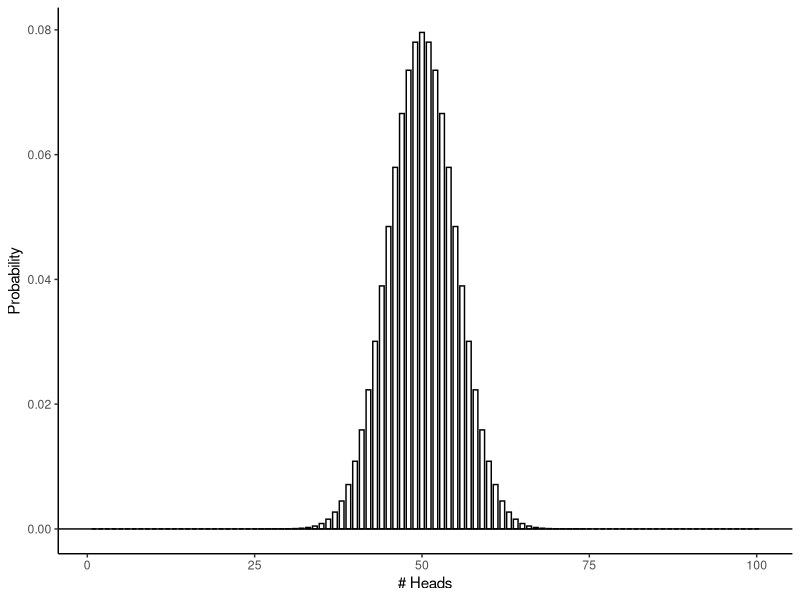
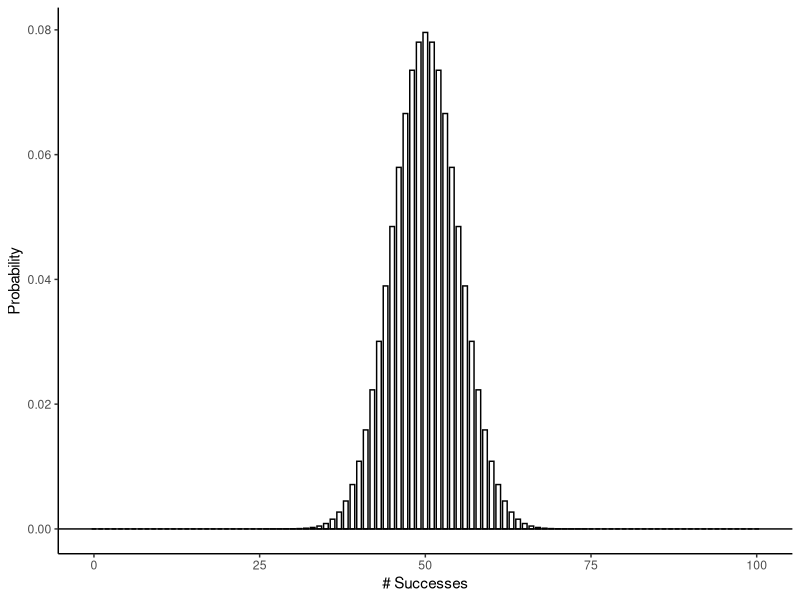
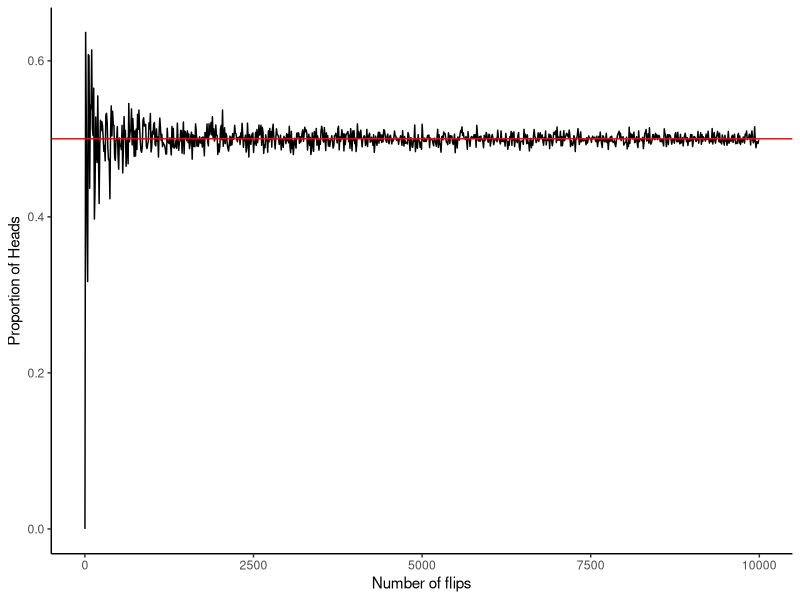
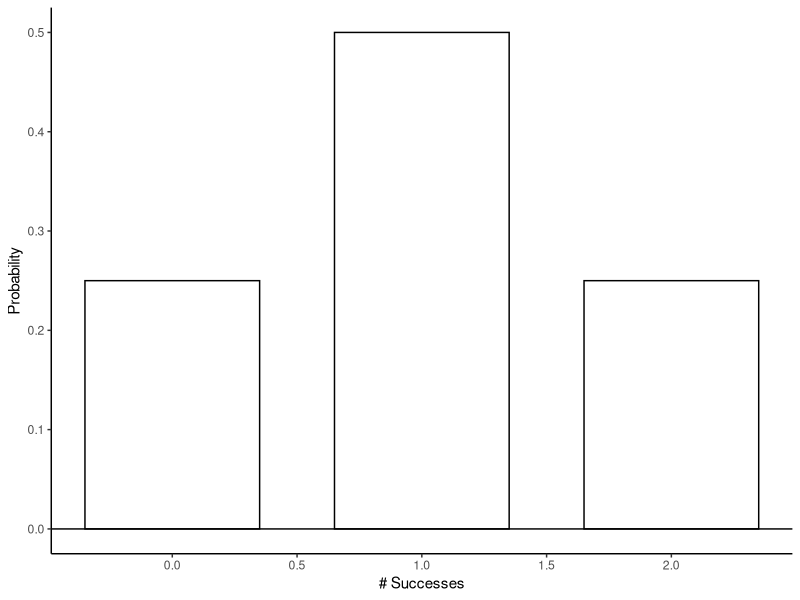
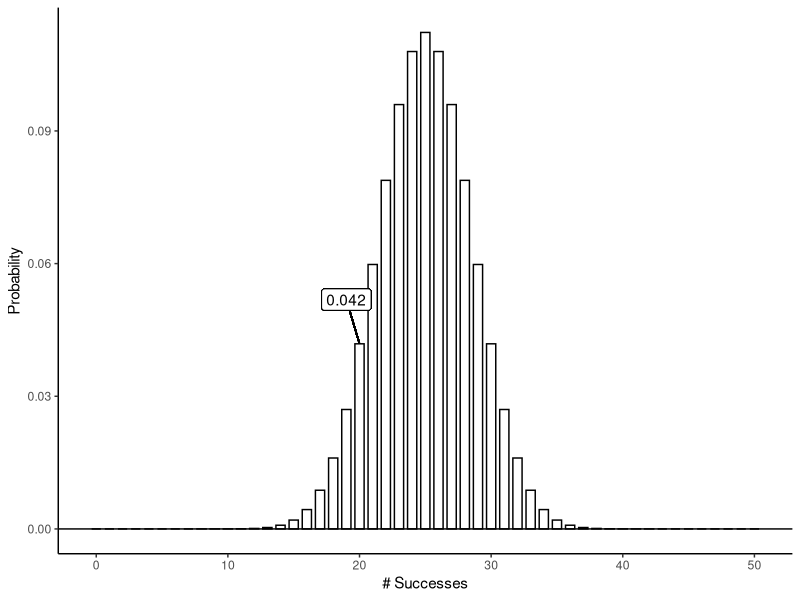
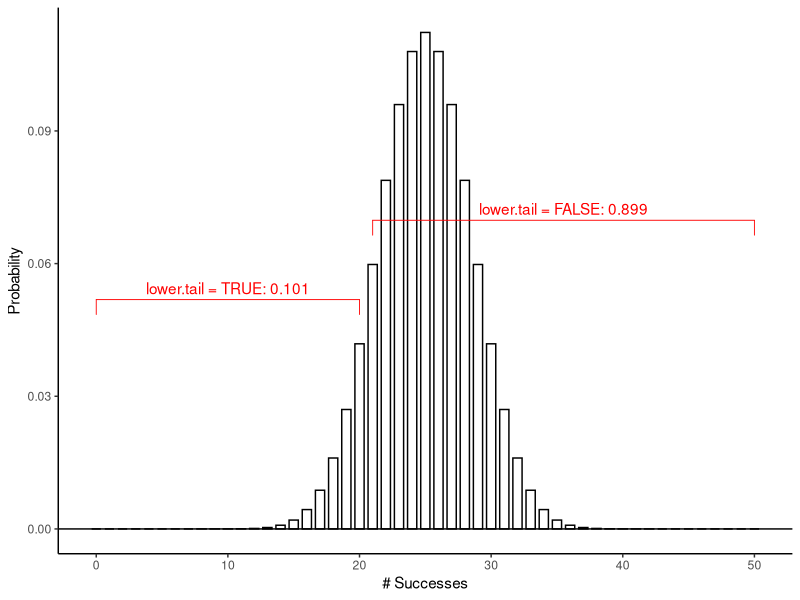
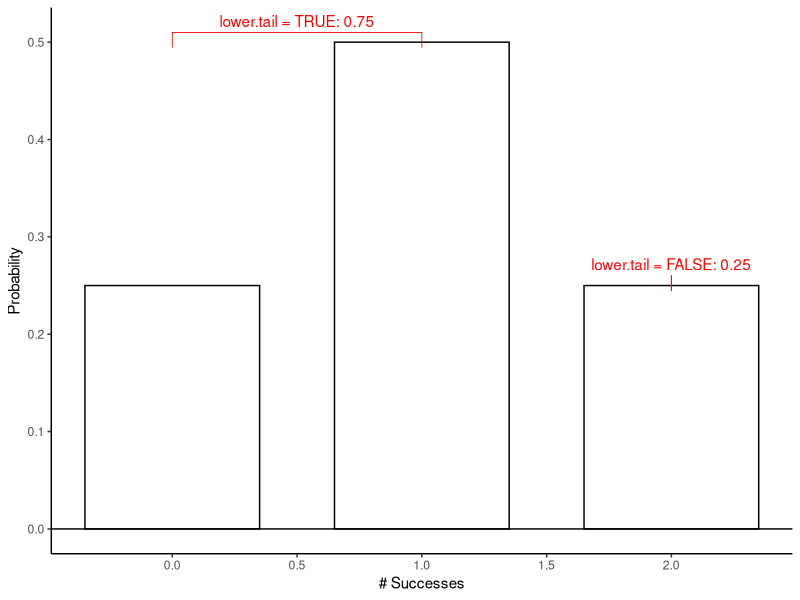
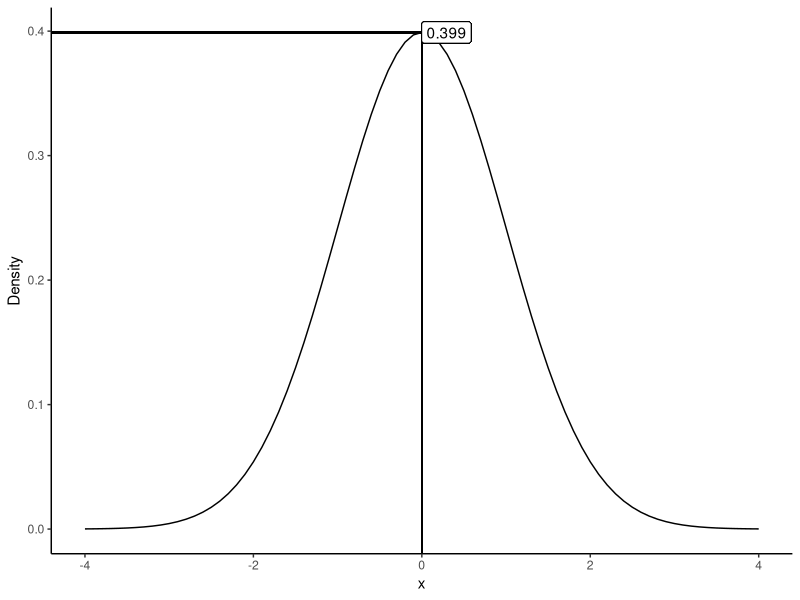

Write the R code that produced these figures, in order.
## ---- chunk 1
# set chunk options
knitr::opts_chunk$set(message = FALSE,
                      warning = FALSE)

# suppress scientific notation
options(scipen = 999)

# load packages
library(tidyverse)
library(psych)
library(ggpubr)
## ---- chunk 2
# create probability curve

binom_dist <- data.frame(x = seq(1, 100, 1)) %>% #for the x axis, number of heads that we want to get the probability for
  mutate(prob = dbinom(x, size = 100, prob = 1/2)) #probability of any number of heads

ggplot(binom_dist, aes(x = x, y = prob))+
  geom_bar(stat = "identity", width = 0.7, fill = "white", color = "black")+
  geom_hline(yintercept = 0)+
  labs(x = "# Heads",
       y = "Probability")+
  theme_classic()

## ---- chunk 3
draw_binomial <- function(size, prob){
  
  #size: the number of trials
  #prob: probability of success

  binom_dist <- data.frame(x = 0:size) %>% #for the x axis, all possible successes for the x axis
    mutate(prob = dbinom(x, size = size, prob = prob)) #probability of any number of heads
  
  (plt <- ggplot(binom_dist, aes(x = x, y = prob))+
      geom_bar(stat = "identity", width = 0.7, fill = "white", color = "black")+
      geom_hline(yintercept = 0)+
      labs(x = "# Successes",
           y = "Probability")+
      theme_classic())
  
  return(plt)
}

draw_binomial(100, 0.5)
## ---- chunk 4
set.seed(1)
## ---- chunk 5
#side note: if we wrap a command in parentheses, it will assign the output of a function to the object and still print it at the same time!
(flip <- rbinom(n = 10, #trials
       size = 1, #number of coins per trial
       prob = 0.5)) #probability of success (1)
## ---- chunk 6
mean(flip)
## ---- chunk 7
flip <- rbinom(n = 10000, #trials
       size = 1, #number of coins per trial
       prob = 0.5) #probability of success (1)

mean(flip)
## ---- chunk 8
rbinom(n = 10, size = 2, prob = 1/2) 
## ---- chunk 9

flip_simulation <- data.frame(N_flips = seq(1, 10000, by = 10), #this is the number of flips we want to look at
                              prop_head = NA) #just a placeholder, we're going to fill this with the proportions iteratively

#Don't worry too much about the code below, but this is a for loop, implementing an iterative process
for (i in 1:nrow(flip_simulation)){ #this is telling R to go through each row of our data frame
  #and then we fill the proportion of head column with the proportion of heads from the result of the binomial process
  flip_simulation$prop_head[i] <- mean(rbinom(n = flip_simulation$N_flips[i], size = 1, prob = 0.5))
}

ggplot(flip_simulation, aes(x  = N_flips, y = prop_head))+
  geom_line()+
  geom_hline(yintercept = 0.5, color = "red")+
  labs(x = "Number of flips",
       y = "Proportion of Heads")+
  theme_classic()
## ---- chunk 10
rbinom(n = 10, size = 3, prob = .5)
## ---- chunk 11
rbinom(n = 10, size = 5, prob = 1/6)
## ---- chunk 12
rbinom(n = 100, size = 1, prob = 1/13)
## ---- chunk 13
dbinom(x = 1, size = 2, prob = .5)
draw_binomial(size = 2, prob = .5) #that checks out!
## ---- chunk 14
# HT + TH
(.5 * .5) + (.5 * .5)
## ---- chunk 15
dbinom(x = 20, size = 50, prob = 0.5)

draw_binomial(size = 50, prob = 0.5)+
  geom_segment(aes(x = 20-1, xend = 20, y = dbinom(x = 20, size = 50, prob = 0.5)+0.01, yend = dbinom(x = 20, size = 50, prob = 0.5)))+
  geom_label(aes(x = 20-1, y = dbinom(x = 20, size = 50, prob = 0.5)+0.01, label = round(dbinom(x = 20, size = 50, prob = 0.5), 3)))
## ---- chunk 16
dbinom(x = 1, size = 3, prob = .5)

# HTT + THT + TTH
(.5 * .5 * .5) + (.5 * .5 * .5) + (.5 * .5 * .5)
## ---- chunk 17
dbinom(x = 2, size = 2, prob = 1/13)

# AA
(1 / 13) * (1 / 13)
## ---- chunk 18
# method 1
dbinom(x = 0, size = 2, prob = 1/13)

# method 2
dbinom(x = 2, size = 2, prob = 12/13)

# 00
(12 / 13) * (12 / 13)
## ---- chunk 19
pbinom(q = 1, size = 2, prob = 1/2)
## ---- chunk 20
# HT + TH + TT
(.5 * .5) + (.5 * .5) + (.5 * .5)
## ---- chunk 21
pbinom(q = 1, size = 2, prob = 1/2, lower.tail = FALSE)
## ---- chunk 22
#this is just for instruction purposes, no need to fully understand this code
q <- 20
size <- 50
prob <- 0.5

draw_binomial(size = size, prob = prob)+
  geom_bracket(xmin = 0, xmax = q, 
               y.position = (dbinom(x = q, size = size, prob = prob)+0.01), 
               label = paste0("lower.tail = TRUE: ", round(pbinom(q = q, size = size, prob = prob, lower.tail = TRUE), 3)), color = "red")+
  geom_bracket(xmin = q+1, xmax = size, 
               y.position = (dbinom(x = q+1, size = size, prob = prob)+0.01), 
               label = paste0("lower.tail = FALSE: ", round(pbinom(q = q, size = size, prob = prob, lower.tail = FALSE), 3)), color = "red")
## ---- chunk 23
# your code here
pbinom(q = 1, size = 10, prob = 1/2)
## ---- chunk 24
# your code here
pbinom(q = 1, size = 1, prob = 1/6)
## ---- chunk 25
# your code here
pbinom(q = 3, size = 9, prob = 1/6, lower.tail = FALSE)
## ---- chunk 26
qbinom(p = 1.00, size = 10, prob = 1/2, lower.tail = TRUE)
## ---- chunk 27

q <- 1
size <- 2
prob <- 0.5

#this is just for instruction purposes, no need to fully understand this code
draw_binomial(size = size, prob = prob)+
  geom_bracket(xmin = 0, xmax = q, 
               y.position = (dbinom(x = q, size = size, prob = prob)+0.01), 
               label = paste0("lower.tail = TRUE: ", round(pbinom(q = q, size = size, prob = prob, lower.tail = TRUE), 3)), color = "red")+
  geom_bracket(xmin = q+1, xmax = size, 
               y.position = (dbinom(x = q+1, size = size, prob = prob)+0.01), 
               label = paste0("lower.tail = FALSE: ", round(pbinom(q = q, size = size, prob = prob, lower.tail = FALSE), 3)), color = "red")

#At what number of successes (or less) is X% of the distribution covered?
qbinom(p = 0.75, size = size, prob = prob, lower.tail = TRUE)

#Above (!) what number of successes is X% of the distribution covered?
qbinom(p = 0.75, size = size, prob = prob, lower.tail = FALSE)

## ---- chunk 28
#your code here
qbinom(p = .50, size = 100, prob = 1/2)
## ---- chunk 29
#your code here
qbinom(p = .25, size = 100, prob = 1/2)
## ---- chunk 30
#your code here
qbinom(p = .25, size = 100, prob = 1/2, lower.tail = FALSE)
## ---- chunk 31

draw_normal <- function(M, SD){
  
  #M = mean of the normal distribution we want to draw
  #SD = sd of the normal distribution we want to draw
  
  x = seq(M - 4*SD, M + 4*SD, 0.1) #this is for the x axis, we're plotting a range from M +/- 4 SD, that covers most of the interesting part of the distribution
  
  norm_dist <- data.frame(x = x) %>% 
    mutate(prob = dnorm(x, mean = M, sd = SD)) #probability of any number of heads
  
  (plt <- ggplot(norm_dist, aes(x = x, y = prob))+
    geom_line()+
    labs(x = "x",
         y = "Density")+
    theme_classic())
  
  return(plt)
  
}

## ---- chunk 32
set.seed(2)
## ---- chunk 33
x <- rnorm(n = 5, mean = 0, sd = 1)
x
## ---- chunk 34
mean(x)
sd(x)
## ---- chunk 35
# your code here
x <- rnorm(n = 100, mean = 50, sd = 15)
x
## ---- chunk 36
# your code here
mean(x)
sd(x)
## ---- chunk 37
dnorm(x = 0, mean = 0, sd = 1)

draw_normal(M = 0, SD = 1) +
  geom_segment(x = 0, xend = -Inf, y = dnorm(x = 0, mean = 0, sd = 1), yend = dnorm(x = 0, mean = 0, sd = 1))+
  geom_segment(x = 0, xend = 0, y = -Inf, yend = dnorm(x = 0, mean = 0, sd = 1))+
  geom_label(label = round(dnorm(x = 0, mean = 0, sd = 1), 3), x = 0, y = dnorm(x = 0, mean = 0, sd = 1), hjust = 0)

## ---- chunk 38
dnorm(x = 1, mean = 0, sd = 1)
## ---- chunk 39
# your code here
dnorm(x = -2, mean = 0, sd = 1)
## ---- chunk 40
pnorm(q = 0, mean = 0, sd = 1, lower.tail = TRUE)

q <- 0
M <- 0
SD <- 1

draw_normal(M = M, SD = SD)+
  geom_vline(xintercept = q)+
  geom_label(x = q, y = 0, label = q)+
  geom_bracket(xmin = -4, xmax = q, 
               y.position = (dnorm(x = q, mean = M, sd = SD)+0.01), 
               label = paste0("lower.tail = TRUE: ", round(pnorm(q = q, mean = 0, sd = 1, lower.tail = TRUE), 3)), color = "red")+
  geom_bracket(xmin = q+0.01, xmax = Inf, 
               y.position = (dnorm(x = q, mean = M, sd = SD)+0.03), 
               label = paste0("lower.tail = FALSE: ", round(pnorm(q = q, mean = 0, sd = 1, lower.tail = FALSE), 3)), color = "red")

## ---- chunk 41
pnorm(q = 40, mean = 50, sd = 10, lower.tail = TRUE)
## ---- chunk 42
# your code here
pnorm(q = 60, mean = 30, sd = 15)
## ---- chunk 43
# your code here
pnorm(q = -5, mean = 0, sd = 5, lower.tail = FALSE)
## ---- chunk 44
qnorm(p = .00135, mean = 0, sd = 1)
## ---- chunk 45
# your code here
qnorm(p = .51, mean = 100, sd = 10)
## ---- chunk 46
# your code here
qnorm(p = .51, mean = 100, sd = 10, lower.tail = FALSE)
## ---- chunk 47
dbinom(x = 5, size = 5, prob = 1/20)
## ---- chunk 48
pbinom(q = 2, size = 5, prob = 1/20, lower.tail = FALSE)
## ---- chunk 49
qbinom(p = .10, size = 5, prob = 1/20, lower.tail = FALSE) 
## ---- chunk 50
dbinom(5, size = 5, prob = 1/20) + 
  dbinom(4, size = 5, prob = 1/20) + 
  dbinom(3, size = 5, prob = 1/20) + 
  dbinom(2, size = 5, prob = 1/20) 
#OR
pbinom(1, size = 5, prob = 1/20, lower.tail = FALSE)
#The probabilities of 2 and above is .023--insufficient to reach the .1 threshold I set.

dbinom(5, size = 5, prob = 1/20) + 
  dbinom(4, size = 5, prob = 1/20) + 
  dbinom(3, size = 5, prob = 1/20) + 
  dbinom(2, size = 5, prob = 1/20) + 
  dbinom(1, size = 5, prob = 1/20)
#OR
pbinom(0, size = 5, prob = 1/20, lower.tail = FALSE)
#The probabilities of 1 and above is .226, therefore this is the minimum I need.
## ---- chunk 51
pnorm(q = 2, mean = 5, sd = 1)
## ---- chunk 52
hist(rnorm(n = 50, mean = 5, sd = 1))
hist(rnorm(n = 50, mean = 5, sd = 1))
hist(rnorm(n = 50, mean = 5, sd = 1))
## ---- chunk 53
dnorm(x = 10, mean = 5, sd = 1)
#this is the probability density

#One thing I can do to get a estimate of probability is to consider values between 9.5 and 10.5 to be 10 cups of coffee. I can then calculate the area under the curve for that range through subtraction:
dnorm(x = 10.5, mean = 5, sd = 1) - dnorm(x = 9.5, mean = 5, sd = 1)

#Still quit small, because we're in the range of outliers, but I think a more meaningful value.

## ---- chunk 54
pnorm(q = 9, mean = 5, sd = 1, lower.tail = FALSE)
## ---- chunk 55
dunif(x = 1, min = 0, max = 100)
## ---- chunk 56
pchisq(q = 3.00, df = 10, lower.tail = FALSE)
## ---- chunk 57
pt(q = 3, df = 10, lower.tail = FALSE)
